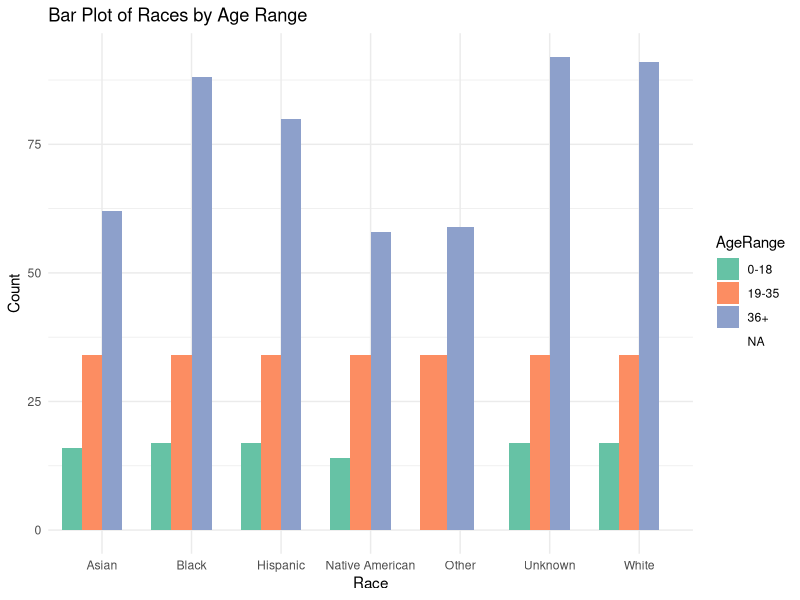
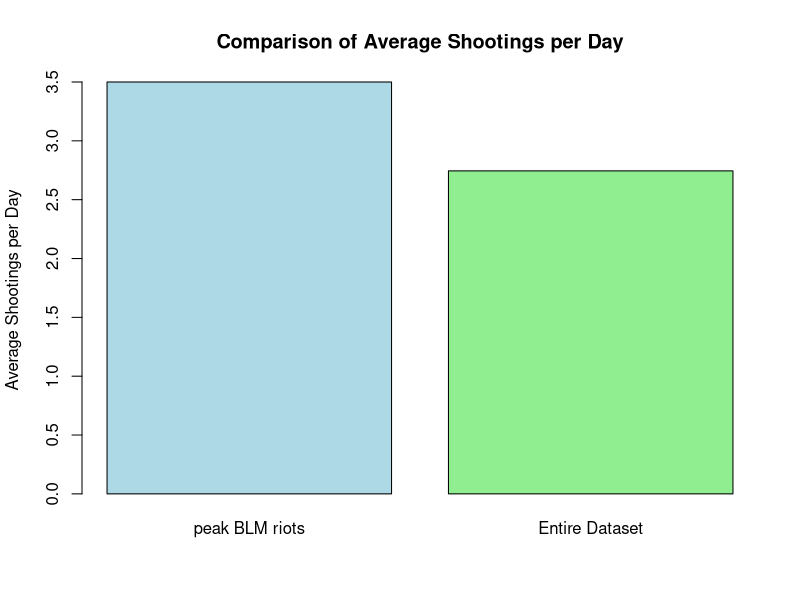
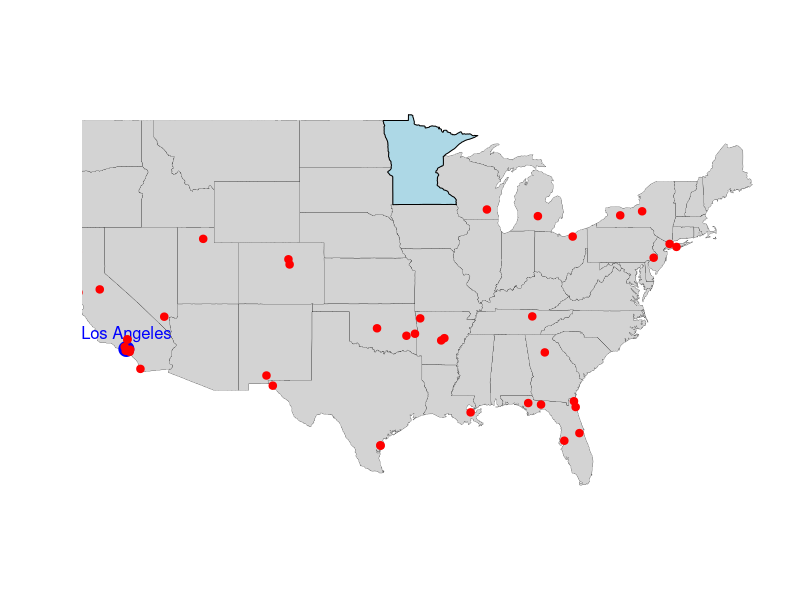
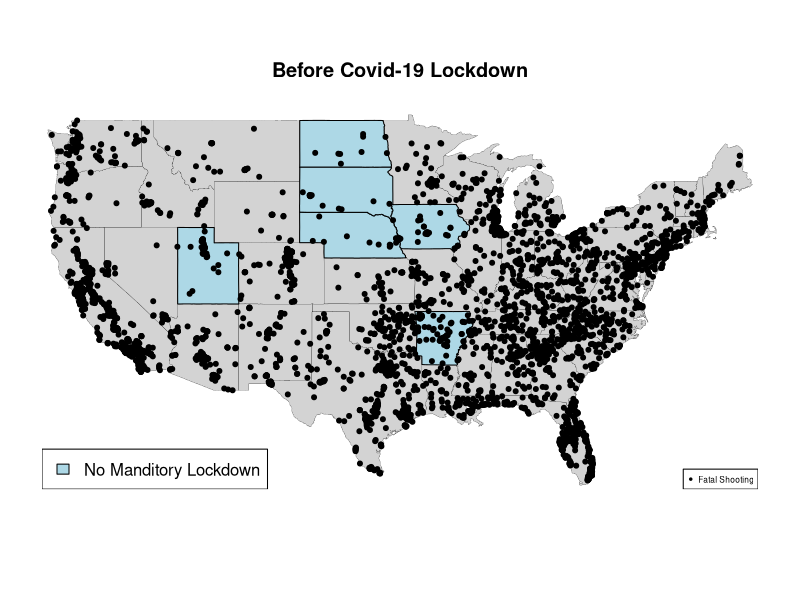
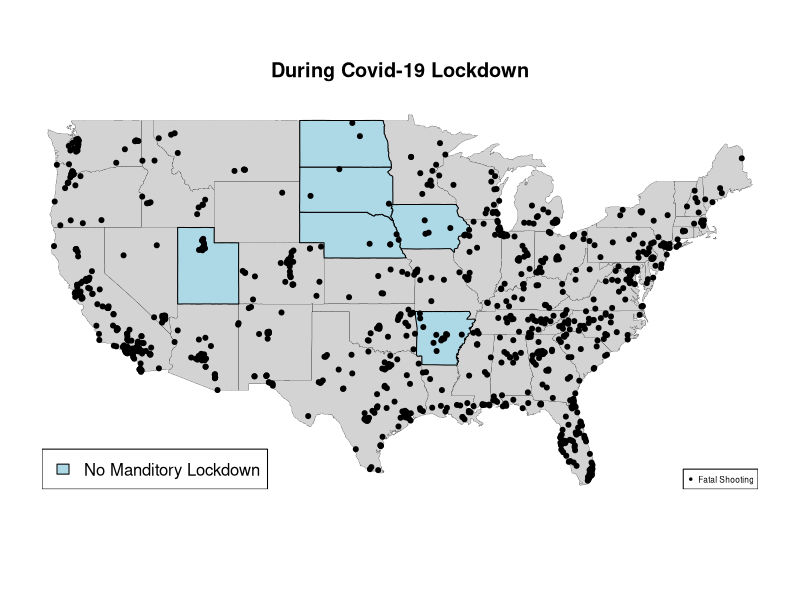
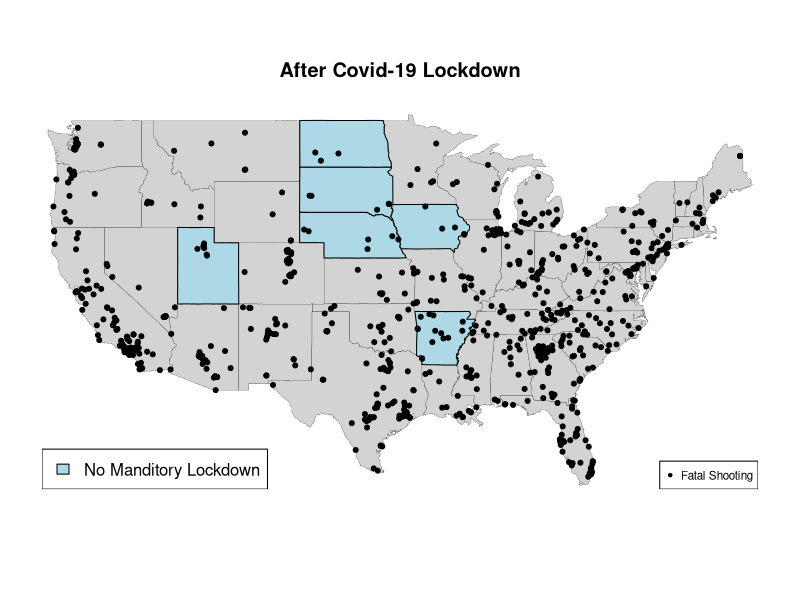
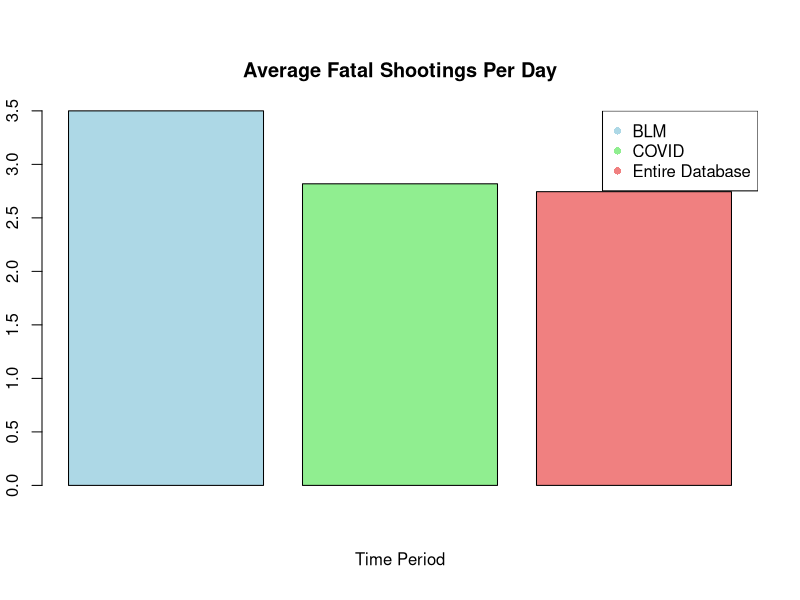
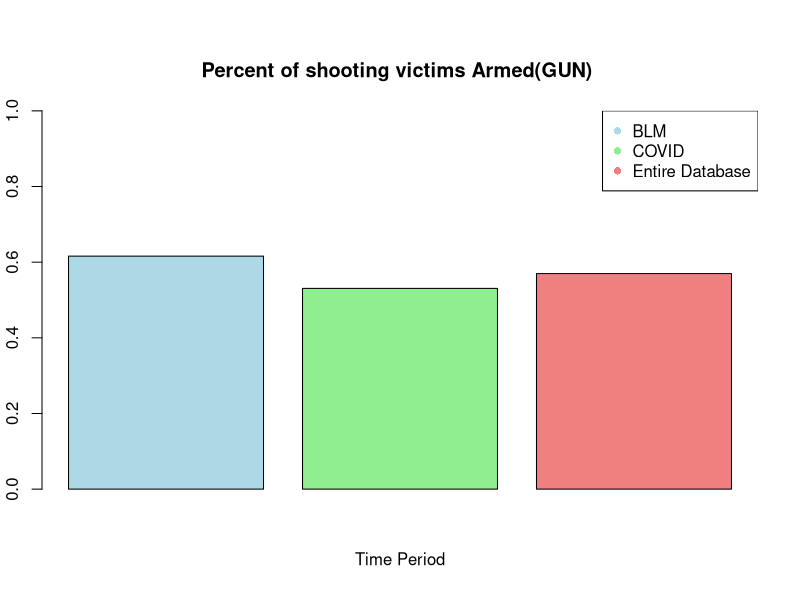

Generate these figures, in order, with R:
## ---- chunk 1
FatalShootingsStats <- read.csv("FatalPoliceShootings_US.csv")
head(FatalShootingsStats)
## ---- chunk 2
#Convert the `date` column to Date format so can extract the year
FatalShootingsStats$date <- as.Date(FatalShootingsStats$date, format = "%m/%d/%Y")
#Made new column for year as an int
FatalShootingsStats$year <- as.integer(format(FatalShootingsStats$date, "%Y"))


## ---- chunk 3
library(dplyr)
library(ggplot2)

FatalShootingsStats$age <- as.numeric(as.character(FatalShootingsStats$age))

# Create AgeRange dynamically
FatalShootingsStats$AgeRange <- cut(
  FatalShootingsStats$age,
  breaks = c(0, 18, 35, Inf), # Define age range intervals
  labels = c("0-18", "19-35", "36+"),
  right = FALSE # Makes intervals inclusive on the left
)

# Summarize data to count individuals by Race and AgeRange
summary_data <- FatalShootingsStats %>%
  group_by(race, AgeRange) %>%
  summarise(Count = n(), .groups = "drop")

# Create the bar plot
ggplot(FatalShootingsStats, aes(x = race_name, y = age, fill = AgeRange)) +
  geom_bar(stat = "identity", position = "dodge") + # Position bars side by side
  labs(
    title = "Bar Plot of Races by Age Range",
    x = "Race",
    y = "Count"
  ) +
  scale_fill_brewer(palette = "Set2") + # Optional color palette
  theme_minimal() # Clean theme

## ---- chunk 4
# Convert the 'Date' column to Date type if it isn't already
FatalShootingsStats$date <- as.Date(FatalShootingsStats$date, format = "%Y-%m-%d")  # Adjust format if needed

# Specify the two specific dates you want to check
date1 <- as.Date("2020-05-26")  # Example date 1
date2 <- as.Date("2020-06-08")  # Example date 2

# Filter data for those two dates and count the total number of shootings
shootings_period <- FatalShootingsStats %>%
  filter(date >= date1 & date <= date2)
 
# Number of unique days in the time period
unique_days_period <- length(seq.Date(date1, date2, by = "day"))

# Total number of shootings in the time period
total_shootings_period <- nrow(shootings_period)

# Average shootings per day for the time period (including all days in the range)
avg_shootings_per_day_period <- total_shootings_period / unique_days_period

# 2. Calculate the average number of shootings per day for the entire dataset
# Find the first and last dates in the dataset
first_date <- min(FatalShootingsStats$date)
last_date <- max(FatalShootingsStats$date)

# Number of unique days in the entire dataset (including all days between the first and last date)
unique_days_total <- length(seq.Date(first_date, last_date, by = "day"))

# Total number of shootings in the entire dataset
total_shootings_total <- nrow(FatalShootingsStats)

# Average shootings per day for the entire dataset (including all days in the range)
avg_shootings_per_day_total <- total_shootings_total / unique_days_total

# Print the results
cat("Average shootings per day for the period from May 26, 2020 to June 8, 2020 :", avg_shootings_per_day_period, "\n")
cat("Average shootings per day for the entire dataset:", avg_shootings_per_day_total, "\n")

## ---- chunk 5
# Create a vector with the two averages
average_shootings <- c(avg_shootings_per_day_period, avg_shootings_per_day_total)

# Create a bar plot
barplot(average_shootings, 
        names.arg = c("peak BLM riots", "Entire Dataset"), 
        main = "Comparison of Average Shootings per Day", 
        ylab = "Average Shootings per Day", 
        col = c("lightblue", "lightgreen"), 
        border = "black")

## ---- chunk 6
library(maps)
state_to_highlight <- "Minnesota"

# Basic Map Plot
maps::map("state", col = "lightgray", fill = TRUE, bg = "white", lwd = 0.2)  # Draw USA map
maps::map("state", region = state_to_highlight, col = "lightblue", fill = TRUE, add = TRUE)

# Overlay points for Los Angeles and Miami
# Coordinates for Los Angeles
points(-118.2437, 34.0522, col = "blue", pch = 19, cex = 2)  # Los Angeles

# Optionally, add text labels for the cities
text(-118.2437, 34.0522, "Los Angeles", pos = 3, col = "blue", cex = 1)

# Overlay points (longitude, latitude) on the map
points(shootings_period$longitude, shootings_period$latitude, col = "red", pch = 20, cex = 1.5)

## ---- chunk 7
library(maps)

library(tidyverse)
library(dplyr)
library(ggplot2)

# Convert the 'Date' column to Date type if it isn't already
FatalShootingsStats$date <- as.Date(FatalShootingsStats$date, format = "%Y-%m-%d")  

#filtering data by covid lockdown timeline
during_date1 <- as.Date("2020-03-15")  # main US lockdown start
during_date2 <- as.Date("2021-05-01")  # need to find sorce for this date
during_covid <- FatalShootingsStats %>%
  filter(date >= during_date1 & date <= during_date2)

before_date1 <- min(FatalShootingsStats$date)  
before_date2 <- as.Date("2020-03-14")
before_covid <- FatalShootingsStats %>%
  filter(date >= before_date1 & date <= before_date2)

after_date1 <- as.Date("2021-05-01")  
after_date2 <- max(FatalShootingsStats$date)
after_covid <- FatalShootingsStats %>%
  filter(date >= after_date1 & date <= after_date2)

#total number of shootings per time period
total_shootings_during <- nrow(during_covid)
total_shootings_before <- nrow(before_covid)
total_shootings_after <- nrow(after_covid)

#total number of days in time period
unique_days_during <- length(seq.Date(during_date1, during_date2, by = "day"))
unique_days_before <- length(seq.Date(before_date1, before_date2, by = "day"))
unique_days_after <- length(seq.Date(after_date1, after_date2, by = "day"))

#shootings per day
avg_shootings_during <- total_shootings_during / unique_days_during
avg_shootings_before <- total_shootings_before / unique_days_before
avg_shootings_after <- total_shootings_after / unique_days_after

cat("Before the lockdowns: Total shootings ",total_shootings_before," Average shootings per day", avg_shootings_before, "\n")
cat("During the lockdowns: Total shootings ",total_shootings_during," Average shootings per day", avg_shootings_during, "\n")
cat("After the lockdowns: Total shootings ",total_shootings_after," Average shootings per day", avg_shootings_after, "\n")
#cat("Number of days in dataset before lockdowns ",unique_days_before,"\n", "Number of days in dataset during lockdowns ",unique_days_during,"\n","Number of days in dataset after lockdowns ",unique_days_after,"\n")

## ---- chunk 8
state_to_highlight <- c("Arkansas", "Iowa", "Nebraska", "North Dakota", "South Dakota", "Utah", "Wyomming") #sates that never enforced lockdown
# Basic Map Plot

maps::map("state", col = "lightgray", fill = TRUE, bg = "white", lwd = 0.2)  
maps::map("state", region = state_to_highlight, col = "lightblue", fill = TRUE, add = TRUE)
points(before_covid$longitude, before_covid$latitude, col = "black", pch = 20, cex = 1.0)
legend("bottomright", legend = "Fatal Shooting", pch = 20, col = "black", cex = 0.5)
legend("bottomleft", legend = "No Manditory Lockdown", fill= "lightblue", col = "lightblue", cex = 1)
title(main= "Before Covid-19 Lockdown")

maps::map("state", col = "lightgray", fill = TRUE, bg = "white", lwd = 0.2) 
maps::map("state", region = state_to_highlight, col = "lightblue", fill = TRUE, add = TRUE)
points(during_covid$longitude, during_covid$latitude, col = "black", pch = 20, cex = 1.0)
legend("bottomright", legend = "Fatal Shooting", pch = 20, col = "black", cex = 0.5)
legend("bottomleft", legend = "No Manditory Lockdown", fill= "lightblue", col = "lightblue", cex = 1)
title(main= "During Covid-19 Lockdown")

maps::map("state", col = "lightgray", fill = TRUE, bg = "white", lwd = 0.2)  
maps::map("state", region = state_to_highlight, col = "lightblue", fill = TRUE, add = TRUE)
points(after_covid$longitude, after_covid$latitude, col = "black", pch = 20, cex = 1.0)
legend("bottomright", legend = "Fatal Shooting", pch = 20, col = "black", cex = 0.7)
legend("bottomleft", legend = "No Manditory Lockdown", fill= "lightblue", col = "lightblue", cex = 1)
title( "After Covid-19 Lockdown")

## ---- chunk 9
#"Arkansas", "Iowa", "Nebraska", "North Dakota", "South Dakota", "Utah", "Wyomming"
## Arkansas data 
before_ar <- before_covid %>%
  filter(before_covid$state == "AR" | before_covid$state == "IA" | before_covid$state == "NE" | before_covid$state == "ND" | before_covid$state == "SD" | before_covid$state == "UT" | before_covid$state == "WY" )
during_ar <- during_covid %>%
  filter(during_covid$state == "AR" | during_covid$state == "IA" | during_covid$state == "NE" | during_covid$state == "ND" | during_covid$state == "SD" | during_covid$state == "UT" | during_covid$state == "WY" )
after_ar <- after_covid %>%
  filter(after_covid$state == "AR" | after_covid$state == "IA" | after_covid$state == "NE" | after_covid$state == "ND" | after_covid$state == "SD" | after_covid$state == "UT" | after_covid$state == "WY" )


#total number of shootings per time period
total_shootings_Bar <- nrow(during_ar)
total_shootings_Dar <- nrow(before_ar)
total_shootings_Aar <- nrow(after_ar)


#shootings per day
state_avg_shootings_during <- total_shootings_Dar / unique_days_during
state_avg_shootings_before <- total_shootings_Bar / unique_days_before
state_avg_shootings_after <- total_shootings_Aar / unique_days_after

cat("Shootings per day during COVID-19 in states with no enforced lockdowns",state_avg_shootings_during,"\n",  "Shootings per day before COVID-19 in states with no enforced lockdowns",state_avg_shootings_before,"\n", "Shootings per day after COVID-19in  states with no enforced lockdowns",state_avg_shootings_after)

## ---- chunk 10

## ---- chunk 11

#BLM
date1 <- as.Date("2020-05-26")  # Example date 1
date2 <- as.Date("2020-06-08")  # Example date 2
# Filter data for those two dates and count the total number of shootings
shootings_period <- FatalShootingsStats %>%
  filter(date >= date1 & date <= date2)
# Number of unique days in the time period
unique_days_period <- length(seq.Date(date1, date2, by = "day"))
# Total number of shootings in the time period
total_shootings_period <- nrow(shootings_period)
avg_shootings_per_day_BLM <- total_shootings_period / unique_days_period


#Lockdowns
during_date1 <- as.Date("2020-03-15")  # main US lockdown start
during_date2 <- as.Date("2021-05-01")  # need to find sorce for this date
during_covid <- FatalShootingsStats %>%
  filter(date >= during_date1 & date <= during_date2)
total_shootings_during <- nrow(during_covid)
#total number of days in time period
unique_days_during <- length(seq.Date(during_date1, during_date2, by = "day"))
#shootings per day
avg_shootings_duringCovid <- total_shootings_during / unique_days_during

bodycam_true <- c(sum(during_covid$body_camera == "TRUE"), sum(shootings_period$body_camera == "TRUE"), sum(FatalShootingsStats$body_camera == "TRUE"))

bodycam_percent <- c((bodycam_true[1]/nrow(during_covid)), (bodycam_true[2]/nrow(shootings_period)),(bodycam_true[3]/nrow(FatalShootingsStats)))

average_age <- c(mean(during_covid$age, na.rm = TRUE), mean(shootings_period$age, na.rm = TRUE), mean(FatalShootingsStats$age, na.rm = TRUE))

avg_shootings <-  c(avg_shootings_per_day_BLM, avg_shootings_duringCovid, avg_shootings_per_day_total)

gun_armedp <- c((sum(during_covid$armed == "gun") /nrow(during_covid)), (sum(shootings_period$armed == "gun") /nrow(shootings_period)), (sum(FatalShootingsStats$armed == "gun") / nrow(FatalShootingsStats)))

unarmed_armedp <- c((sum(during_covid$armed == "unarmed") /nrow(during_covid)), (sum(shootings_period$armed == "unarmed") / nrow(shootings_period)), (sum(FatalShootingsStats$armed == "unarmed") / nrow(FatalShootingsStats)))

car_armedp <- c((sum(during_covid$armed == "Vehicle") / nrow(during_covid)), (sum(shootings_period$armed == "Vehicle") / nrow(shootings_period)), (sum(FatalShootingsStats$armed == "Vehicle") / nrow(FatalShootingsStats)))

mental_illness <- c(sum(during_covid$signs_of_mental_illness == "TRUE")/nrow(during_covid), sum(shootings_period$signs_of_mental_illness == "TRUE")/nrow(shootings_period), sum(FatalShootingsStats$signs_of_mental_illness == "TRUE")/nrow(FatalShootingsStats))


BLM_Covid <- data.frame(avg_shootings, round(average_age, 1), bodycam_percent, gun_armedp, unarmed_armedp, car_armedp, mental_illness) 
names(BLM_Covid) <- c("Average Fatal Shootings Per Day", "Average Age", "Percent of officers with turned on body camera", "Armed (gun)", "Unarmed", "Armed (car)", "Signs of mental illness")
rownames(BLM_Covid) <- c("BLM", "Covid-19", "Entire Dataset")
BLM_Covid
## ---- chunk 12
# showing interesting data points
time_period <- c("BLM", "COVID", "Entire Database")
colors <- c("lightblue", "lightgreen", "lightcoral")
barplot(BLM_Covid$`Average Fatal Shootings Per Day`, 
        col = colors,
        main = "Average Fatal Shootings Per Day",
        xlab = "Time Period",  )
legend("topright", legend = time_period , col = colors, pch = 16 ) #TO FIX make sure legend is not on top of figure
#armed (gun)
time_period <- c("BLM", "COVID", "Entire Database")
colors <- c("lightblue", "lightgreen", "lightcoral")
barplot(BLM_Covid$`Armed (gun)`, 
        col = colors,
        main = "Percent of shooting victims Armed(GUN) ",
        xlab = "Time Period", ylim = c(0,1))
legend("topright", legend = time_period , col = colors, pch = 16 ) 
#
time_period <- c("BLM", "COVID", "Entire Database")
colors <- c("lightblue", "lightgreen", "lightcoral")
barplot(BLM_Covid$`Percent of officers with turned on body camera`, 
        col = colors,
        main = "Percent of officers with turned on body camera",
        xlab = "Time Period", ylim = c(0,1))
legend("topright", legend = time_period , col = colors, pch = 16) 
# another option changing lables into x axis 
## ---- chunk 13
# filtering data to include only unarmed incidents
unarmed_data <- subset(FatalShootingsStats, FatalShootingsStats$armed == "unarmed")

# count unarmed fatalities by race
unarmed_deaths_by_race <- aggregate(unarmed_data$armed, 
                                    by = list(Race = unarmed_data$race_name), 
                                    FUN = length)
colnames(unarmed_deaths_by_race)[2] <- "Unarmed_Deaths"

# count display
unarmed_deaths_by_race
# count total fatalities by race
total_deaths_by_race <- aggregate(FatalShootingsStats$armed, 
                                  by = list(Race = FatalShootingsStats$race_name), 
                                  FUN = length)

# ensure all races are represented in unarmed deaths by race
all_races <- unique(FatalShootingsStats$race_name)
unarmed_deaths_by_race <- aggregate(unarmed_data$armed, 
                                    by = list(Race = unarmed_data$race_name), 
                                    FUN = length)
unarmed_deaths_by_race <- merge(data.frame(Race = all_races), unarmed_deaths_by_race, 
                                by = "Race", all.x = TRUE)
unarmed_deaths_by_race[is.na(unarmed_deaths_by_race)] <- 0  # Replace NA with 0

# merge total deaths and unarmed deaths
race_unarmed_comparison <- merge(unarmed_deaths_by_race, total_deaths_by_race, 
                                 by = "Race", 
                                 suffixes = c("_Unarmed", "_Total"))

# calculate percentage of unarmed fatalities for each race
race_unarmed_comparison$Unarmed_Death_Percentage <- 
  (race_unarmed_comparison$x_Unarmed / race_unarmed_comparison$x_Total) * 100

# rename columns for clarity
colnames(race_unarmed_comparison) <- c("Race", "Unarmed_Deaths", "Total_Deaths", "Unarmed_Death_Percentage")

# display the updated data frame
race_unarmed_comparison

# adjust margins to give more space to labels
par(mar = c(5, 10, 4, 2) + 0.1) # Increase left margin for y-axis labels

# create a horizontal bar plot
barplot(race_unarmed_comparison$Unarmed_Death_Percentage,
names.arg = race_unarmed_comparison$Race,
main = "Percentage of Unarmed Fatalities by Race",
xlab = "Percentage of Unarmed Fatalities",
col = "lightcoral",
horiz = TRUE,       # Horizontal bars
las = 1,            # Ensure labels are horizontal on y-axis
cex.names = 0.9)    # Adjust label size if needed

# reset margins after plotting (optional if running multiple plots in sequence)
par(mar = c(5, 4, 4, 2) + 0.1)

# i think this code can be reused if we make the x axis the time period and show unarmed/armed deaths per race - sophia
## ---- chunk 14
# aggregate data by year and race_name
race_year_counts <- aggregate(FatalShootingsStats$race_name, 
                              by = list(Year = FatalShootingsStats$year, 
                                        Race = FatalShootingsStats$race_name), 
                      FUN = length)
colnames(race_year_counts)[3] <- "Count"

# create a matrix to store counts for each race across years
race_counts_matrix <- xtabs(Count ~ Race + Year, data = race_year_counts)

# set up colors for each race
colors <- c("lightblue", "lightgreen", "lightcoral", "lightpink", "wheat", "lavender", "gray")

# creating bar plot
barplot(race_counts_matrix, beside = TRUE, col = colors,
        main = "Fatal Shootings by Race and Year",
        xlab = "Year", ylab = "Number of Fatal Shootings", 
        legend.text = rownames(race_counts_matrix), 
        args.legend = list(x = "topright", inset = c(-0.05, 0)), ylim = c(0,1200))

## ---- chunk 15
# set up an empty plot with the correct axes limits
plot(NULL, xlim = range(race_year_counts$Year), 
     ylim = c(0,700), 
     xlab = "Year", ylab = "Number of Fatal Shootings", 
     main = "Fatal Shootings by Race Over the Years")

# define colors for each race
race_colors <- c("blue", "green", "red", "purple", "orange", "pink", "gray")

# get unique races
unique_races <- unique(race_year_counts$Race)

# loop through each race to plot its line on the graph
for (i in 1:length(unique_races)) {
  # Subset data for the current race
  race_data <- subset(race_year_counts, Race == unique_races[i])
  
  # plot the line for this race
  lines(race_data$Year, race_data$Count, type = "o", col = race_colors[i], pch = 16)
}

# add a legend
legend("topright", legend = unique_races, col = race_colors, pch = 16, lty = 1)
